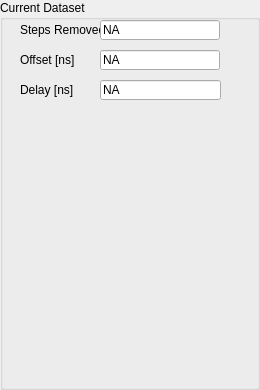
  <widget class="QGroupBox" name="PtpOcCurrentDsGroupBox">
   <property name="geometry">
    <rect>
     <x>560</x>
     <y>250</y>
     <width>260</width>
     <height>390</height>
    </rect>
   </property>
   <property name="title">
    <string>Current Dataset</string>
   </property>
   <widget class="QLabel" name="PtpOcCurrentDsStepsRemovedLabel">
    <property name="geometry">
     <rect>
      <x>20</x>
      <y>20</y>
      <width>80</width>
      <height>20</height>
     </rect>
    </property>
    <property name="text">
     <string>Steps Removed</string>
    </property>
   </widget>
   <widget class="QLineEdit" name="PtpOcCurrentDsStepsRemovedValue">
    <property name="enabled">
     <bool>true</bool>
    </property>
    <property name="geometry">
     <rect>
      <x>100</x>
      <y>20</y>
      <width>120</width>
      <height>20</height>
     </rect>
    </property>
    <property name="text">
     <string>NA</string>
    </property>
    <property name="readOnly">
     <bool>true</bool>
    </property>
   </widget>
   <widget class="QLabel" name="PtpOcCurrentDsOffsetLabel">
    <property name="geometry">
     <rect>
      <x>20</x>
      <y>50</y>
      <width>80</width>
      <height>20</height>
     </rect>
    </property>
    <property name="text">
     <string>Offset [ns]</string>
    </property>
   </widget>
   <widget class="QLineEdit" name="PtpOcCurrentDsOffsetValue">
    <property name="enabled">
     <bool>true</bool>
    </property>
    <property name="geometry">
     <rect>
      <x>100</x>
      <y>50</y>
      <width>120</width>
      <height>20</height>
     </rect>
    </property>
    <property name="text">
     <string>NA</string>
    </property>
    <property name="readOnly">
     <bool>true</bool>
    </property>
   </widget>
   <widget class="QLabel" name="PtpOcCurrentDsDelayLabel">
    <property name="geometry">
     <rect>
      <x>20</x>
      <y>80</y>
      <width>80</width>
      <height>20</height>
     </rect>
    </property>
    <property name="text">
     <string>Delay [ns]</string>
    </property>
   </widget>
   <widget class="QLineEdit" name="PtpOcCurrentDsDelayValue">
    <property name="enabled">
     <bool>true</bool>
    </property>
    <property name="geometry">
     <rect>
      <x>100</x>
      <y>80</y>
      <width>121</width>
      <height>20</height>
     </rect>
    </property>
    <property name="text">
     <string>NA</string>
    </property>
    <property name="readOnly">
     <bool>true</bool>
    </property>
   </widget>
  </widget>
